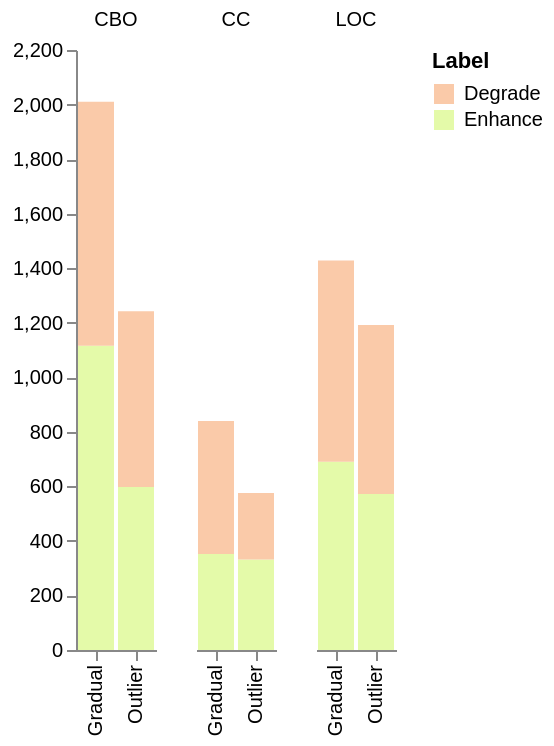

Source (notebook cell):
### Code cell
#https://stackoverflow.com/questions/22787209/how-to-have-clusters-of-stacked-bars
import pandas as pd
import numpy as np
import altair as alt

df1=pd.DataFrame([[690,572],[1116,598],[352,332]],index=["LOC","CBO","CC"],columns=["Gradual","Outlier"])
df2=pd.DataFrame([[738,620],[894,644],[488,244]],index=["LOC","CBO","CC"],columns=["Gradual","Outlier"])
# df1=pd.DataFrame([[345,286],[558,299],[176,166]],index=["LOC","CBO","CC"],columns=["Gradual","Outlier"])
# df2=pd.DataFrame([[369,310],[447,322],[244,122]],index=["LOC","CBO","CC"],columns=["Gradual","Outlier"])
#  '#FACAA9', '#E4FAA9'


print(df1)
print(df2)


def prep_df(df, name):
    df = df.stack().reset_index()
    df.columns = ['c1', 'c2', 'values']
    df['Label'] = name
    return df

df1 = prep_df(df1, 'Enhance')
df2 = prep_df(df2, 'Degrade')
# df3 = prep_df(df3, 'Coupling')

df = pd.concat([df1, df2])

alt.Chart(df).mark_bar().encode(

    # tell Altair which field to group columns on
    x=alt.X('c2:N', title=None),

    # tell Altair which field to use as Y values and how to calculate
    y=alt.Y('sum(values):Q',
        axis=alt.Axis(
            grid=False,
            title=None)),

    # tell Altair which field to use to use as the set of columns to be  represented in each group
    column=alt.Column('c1:N', title=None),

    # tell Altair which field to use for color segmentation
    color=alt.Color('Label:N',
            scale=alt.Scale(
                # make it look pretty with an enjoyable color pallet
                range=['#FACAA9', '#E4FAA9'],
            ),
        ))\
    .configure_view(
        # remove grid lines around column clusters
        strokeOpacity=0
    )

### Figure 1 — Vega-Lite specification as saved in the notebook (floating-point values rounded to 4 significant figures)
{"config": {"view": {"continuousWidth": 400, "continuousHeight": 300, "strokeOpacity": 0}}, "data": {"name": "data-9c21d18090e16bc0baa9dc96d0be40ec"}, "mark": "bar", "encoding": {"color": {"field": "Label", "scale": {"range": ["#FACAA9", "#E4FAA9"]}, "type": "nominal"}, "column": {"field": "c1", "title": null, "type": "nominal"}, "x": {"field": "c2", "title": null, "type": "nominal"}, "y": {"aggregate": "sum", "axis": {"grid": false, "title": null}, "field": "values", "type": "quantitative"}}, "$schema": "https://vega.github.io/schema/vega-lite/v4.17.0.json", "datasets": {"data-9c21d18090e16bc0baa9dc96d0be40ec": [{"c1": "LOC", "c2": "Gradual", "values": 690, "Label": "Enhance"}, {"c1": "LOC", "c2": "Outlier", "values": 572, "Label": "Enhance"}, {"c1": "CBO", "c2": "Gradual", "values": 1116, "Label": "Enhance"}, {"c1": "CBO", "c2": "Outlier", "values": 598, "Label": "Enhance"}, {"c1": "CC", "c2": "Gradual", "values": 352, "Label": "Enhance"}, {"c1": "CC", "c2": "Outlier", "values": 332, "Label": "Enhance"}, {"c1": "LOC", "c2": "Gradual", "values": 738, "Label": "Degrade"}, {"c1": "LOC", "c2": "Outlier", "values": 620, "Label": "Degrade"}, {"c1": "CBO", "c2": "Gradual", "values": 894, "Label": "Degrade"}, {"c1": "CBO", "c2": "Outlier", "values": 644, "Label": "Degrade"}, {"c1": "CC", "c2": "Gradual", "values": 488, "Label": "Degrade"}, {"c1": "CC", "c2": "Outlier", "values": 244, "Label": "Degrade"}]}}
